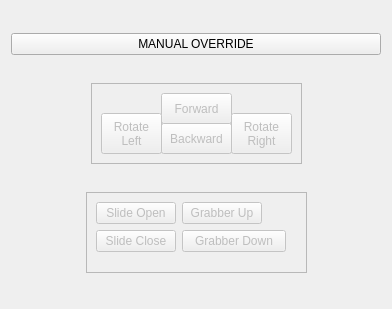
<?xml version="1.0" encoding="UTF-8"?>
<ui version="4.0">
 <class>manual_control_form</class>
 <widget class="QWidget" name="manual_control_form">
  <property name="geometry">
   <rect>
    <x>0</x>
    <y>0</y>
    <width>392</width>
    <height>309</height>
   </rect>
  </property>
  <property name="minimumSize">
   <size>
    <width>266</width>
    <height>221</height>
   </size>
  </property>
  <property name="windowTitle">
   <string>Form</string>
  </property>
  <layout class="QVBoxLayout" name="verticalLayout">
   <item>
    <widget class="QPushButton" name="manual_override_button">
     <property name="text">
      <string>MANUAL OVERRIDE</string>
     </property>
     <property name="checkable">
      <bool>true</bool>
     </property>
    </widget>
   </item>
   <item>
    <layout class="QHBoxLayout" name="horizontalLayout">
     <item>
      <spacer name="horizontalSpacer_2">
       <property name="orientation">
        <enum>Qt::Horizontal</enum>
       </property>
       <property name="sizeHint" stdset="0">
        <size>
         <width>40</width>
         <height>20</height>
        </size>
       </property>
      </spacer>
     </item>
     <item>
      <widget class="QFrame" name="frame">
       <property name="sizePolicy">
        <sizepolicy hsizetype="Fixed" vsizetype="Fixed">
         <horstretch>0</horstretch>
         <verstretch>0</verstretch>
        </sizepolicy>
       </property>
       <property name="minimumSize">
        <size>
         <width>211</width>
         <height>81</height>
        </size>
       </property>
       <property name="maximumSize">
        <size>
         <width>211</width>
         <height>81</height>
        </size>
       </property>
       <property name="frameShape">
        <enum>QFrame::StyledPanel</enum>
       </property>
       <property name="frameShadow">
        <enum>QFrame::Raised</enum>
       </property>
       <widget class="QPushButton" name="forward_button">
        <property name="enabled">
         <bool>false</bool>
        </property>
        <property name="geometry">
         <rect>
          <x>70</x>
          <y>10</y>
          <width>71</width>
          <height>31</height>
         </rect>
        </property>
        <property name="sizePolicy">
         <sizepolicy hsizetype="Fixed" vsizetype="Fixed">
          <horstretch>0</horstretch>
          <verstretch>0</verstretch>
         </sizepolicy>
        </property>
        <property name="text">
         <string>Forward</string>
        </property>
       </widget>
       <widget class="QPushButton" name="backward_button">
        <property name="enabled">
         <bool>false</bool>
        </property>
        <property name="geometry">
         <rect>
          <x>70</x>
          <y>40</y>
          <width>71</width>
          <height>31</height>
         </rect>
        </property>
        <property name="sizePolicy">
         <sizepolicy hsizetype="Fixed" vsizetype="Fixed">
          <horstretch>0</horstretch>
          <verstretch>0</verstretch>
         </sizepolicy>
        </property>
        <property name="text">
         <string>Backward</string>
        </property>
       </widget>
       <widget class="QPushButton" name="rotate_left_button">
        <property name="enabled">
         <bool>false</bool>
        </property>
        <property name="geometry">
         <rect>
          <x>10</x>
          <y>30</y>
          <width>61</width>
          <height>41</height>
         </rect>
        </property>
        <property name="sizePolicy">
         <sizepolicy hsizetype="Fixed" vsizetype="Fixed">
          <horstretch>0</horstretch>
          <verstretch>0</verstretch>
         </sizepolicy>
        </property>
        <property name="text">
         <string>Rotate
Left</string>
        </property>
       </widget>
       <widget class="QPushButton" name="rotate_right_button">
        <property name="enabled">
         <bool>false</bool>
        </property>
        <property name="geometry">
         <rect>
          <x>140</x>
          <y>30</y>
          <width>61</width>
          <height>41</height>
         </rect>
        </property>
        <property name="sizePolicy">
         <sizepolicy hsizetype="Fixed" vsizetype="Fixed">
          <horstretch>0</horstretch>
          <verstretch>0</verstretch>
         </sizepolicy>
        </property>
        <property name="text">
         <string>Rotate
Right</string>
        </property>
       </widget>
      </widget>
     </item>
     <item>
      <spacer name="horizontalSpacer">
       <property name="orientation">
        <enum>Qt::Horizontal</enum>
       </property>
       <property name="sizeHint" stdset="0">
        <size>
         <width>40</width>
         <height>20</height>
        </size>
       </property>
      </spacer>
     </item>
    </layout>
   </item>
   <item>
    <layout class="QHBoxLayout" name="horizontalLayout_2">
     <item>
      <spacer name="horizontalSpacer_4">
       <property name="orientation">
        <enum>Qt::Horizontal</enum>
       </property>
       <property name="sizeHint" stdset="0">
        <size>
         <width>40</width>
         <height>20</height>
        </size>
       </property>
      </spacer>
     </item>
     <item>
      <widget class="QFrame" name="frame_2">
       <property name="sizePolicy">
        <sizepolicy hsizetype="Fixed" vsizetype="Fixed">
         <horstretch>0</horstretch>
         <verstretch>0</verstretch>
        </sizepolicy>
       </property>
       <property name="minimumSize">
        <size>
         <width>221</width>
         <height>81</height>
        </size>
       </property>
       <property name="maximumSize">
        <size>
         <width>221</width>
         <height>81</height>
        </size>
       </property>
       <property name="frameShape">
        <enum>QFrame::StyledPanel</enum>
       </property>
       <property name="frameShadow">
        <enum>QFrame::Raised</enum>
       </property>
       <layout class="QFormLayout" name="formLayout">
        <item row="0" column="0">
         <widget class="QPushButton" name="slide_open_button">
          <property name="enabled">
           <bool>false</bool>
          </property>
          <property name="sizePolicy">
           <sizepolicy hsizetype="Fixed" vsizetype="Fixed">
            <horstretch>0</horstretch>
            <verstretch>0</verstretch>
           </sizepolicy>
          </property>
          <property name="text">
           <string>Slide Open</string>
          </property>
         </widget>
        </item>
        <item row="1" column="0">
         <widget class="QPushButton" name="slide_close_button">
          <property name="enabled">
           <bool>false</bool>
          </property>
          <property name="sizePolicy">
           <sizepolicy hsizetype="Fixed" vsizetype="Fixed">
            <horstretch>0</horstretch>
            <verstretch>0</verstretch>
           </sizepolicy>
          </property>
          <property name="text">
           <string>Slide Close</string>
          </property>
         </widget>
        </item>
        <item row="1" column="1">
         <widget class="QPushButton" name="grabber_down_button">
          <property name="enabled">
           <bool>false</bool>
          </property>
          <property name="sizePolicy">
           <sizepolicy hsizetype="Fixed" vsizetype="Fixed">
            <horstretch>0</horstretch>
            <verstretch>0</verstretch>
           </sizepolicy>
          </property>
          <property name="maximumSize">
           <size>
            <width>104</width>
            <height>25</height>
           </size>
          </property>
          <property name="text">
           <string>Grabber Down</string>
          </property>
         </widget>
        </item>
        <item row="0" column="1">
         <widget class="QPushButton" name="grabber_up_button">
          <property name="enabled">
           <bool>false</bool>
          </property>
          <property name="sizePolicy">
           <sizepolicy hsizetype="Fixed" vsizetype="Fixed">
            <horstretch>0</horstretch>
            <verstretch>0</verstretch>
           </sizepolicy>
          </property>
          <property name="text">
           <string>Grabber Up</string>
          </property>
         </widget>
        </item>
       </layout>
      </widget>
     </item>
     <item>
      <spacer name="horizontalSpacer_3">
       <property name="orientation">
        <enum>Qt::Horizontal</enum>
       </property>
       <property name="sizeHint" stdset="0">
        <size>
         <width>40</width>
         <height>20</height>
        </size>
       </property>
      </spacer>
     </item>
    </layout>
   </item>
  </layout>
 </widget>
 <resources/>
 <connections>
  <connection>
   <sender>manual_override_button</sender>
   <signal>clicked(bool)</signal>
   <receiver>forward_button</receiver>
   <slot>setEnabled(bool)</slot>
   <hints>
    <hint type="sourcelabel">
     <x>195</x>
     <y>21</y>
    </hint>
    <hint type="destinationlabel">
     <x>196</x>
     <y>88</y>
    </hint>
   </hints>
  </connection>
  <connection>
   <sender>manual_override_button</sender>
   <signal>clicked(bool)</signal>
   <receiver>backward_button</receiver>
   <slot>setEnabled(bool)</slot>
   <hints>
    <hint type="sourcelabel">
     <x>195</x>
     <y>21</y>
    </hint>
    <hint type="destinationlabel">
     <x>196</x>
     <y>118</y>
    </hint>
   </hints>
  </connection>
  <connection>
   <sender>manual_override_button</sender>
   <signal>clicked(bool)</signal>
   <receiver>rotate_right_button</receiver>
   <slot>setEnabled(bool)</slot>
   <hints>
    <hint type="sourcelabel">
     <x>195</x>
     <y>21</y>
    </hint>
    <hint type="destinationlabel">
     <x>261</x>
     <y>113</y>
    </hint>
   </hints>
  </connection>
  <connection>
   <sender>manual_override_button</sender>
   <signal>clicked(bool)</signal>
   <receiver>rotate_left_button</receiver>
   <slot>setEnabled(bool)</slot>
   <hints>
    <hint type="sourcelabel">
     <x>195</x>
     <y>21</y>
    </hint>
    <hint type="destinationlabel">
     <x>131</x>
     <y>113</y>
    </hint>
   </hints>
  </connection>
  <connection>
   <sender>manual_override_button</sender>
   <signal>clicked(bool)</signal>
   <receiver>slide_open_button</receiver>
   <slot>setEnabled(bool)</slot>
   <hints>
    <hint type="sourcelabel">
     <x>195</x>
     <y>21</y>
    </hint>
    <hint type="destinationlabel">
     <x>136</x>
     <y>218</y>
    </hint>
   </hints>
  </connection>
  <connection>
   <sender>manual_override_button</sender>
   <signal>clicked(bool)</signal>
   <receiver>slide_close_button</receiver>
   <slot>setEnabled(bool)</slot>
   <hints>
    <hint type="sourcelabel">
     <x>195</x>
     <y>21</y>
    </hint>
    <hint type="destinationlabel">
     <x>136</x>
     <y>249</y>
    </hint>
   </hints>
  </connection>
  <connection>
   <sender>manual_override_button</sender>
   <signal>clicked(bool)</signal>
   <receiver>grabber_up_button</receiver>
   <slot>setEnabled(bool)</slot>
   <hints>
    <hint type="sourcelabel">
     <x>195</x>
     <y>21</y>
    </hint>
    <hint type="destinationlabel">
     <x>227</x>
     <y>218</y>
    </hint>
   </hints>
  </connection>
  <connection>
   <sender>manual_override_button</sender>
   <signal>clicked(bool)</signal>
   <receiver>grabber_down_button</receiver>
   <slot>setEnabled(bool)</slot>
   <hints>
    <hint type="sourcelabel">
     <x>195</x>
     <y>21</y>
    </hint>
    <hint type="destinationlabel">
     <x>235</x>
     <y>249</y>
    </hint>
   </hints>
  </connection>
 </connections>
</ui>
